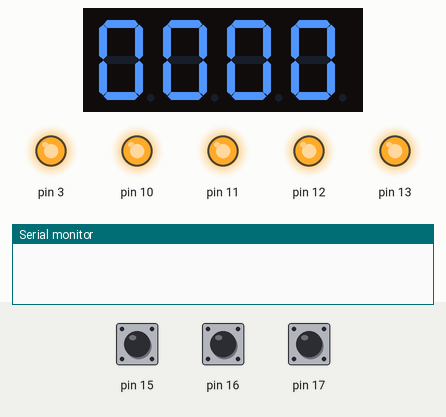
Recording of a sketch running on a simulated Arduino Uno, built with avr-gcc and run on an emulated ATmega328P. On the bench: 4-digit seven-segment display, output pins drawn as LEDs (lit = HIGH), the last lines printed to the serial monitor. Dashed ring = blinking. The inputs (shaded band) are chosen by the test bench; at power-on: pin 15 HIGH, pin 16 HIGH, pin 17 HIGH. Random numbers use the default seed unless the sketch sets one.

Above: at 1.2 s.
1.3 s: pin 15 pulled LOW for 0.15 s
At 1.91 s:
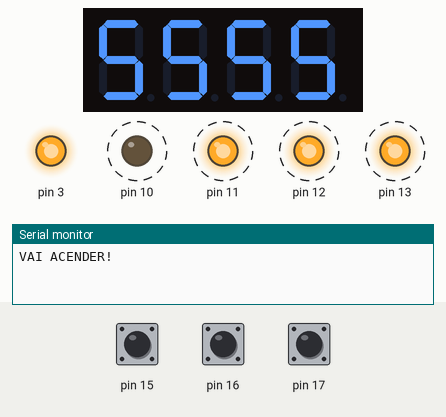
2.0 s: pin 15 pulled LOW for 1 s
At 2.21 s:
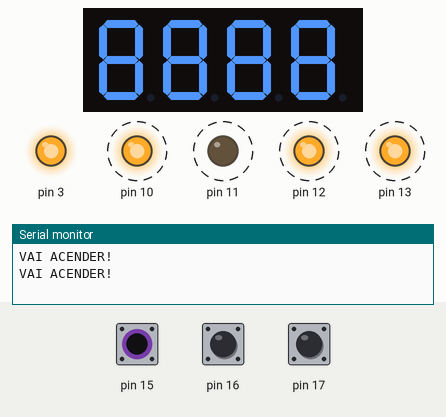
At 4.2 s:
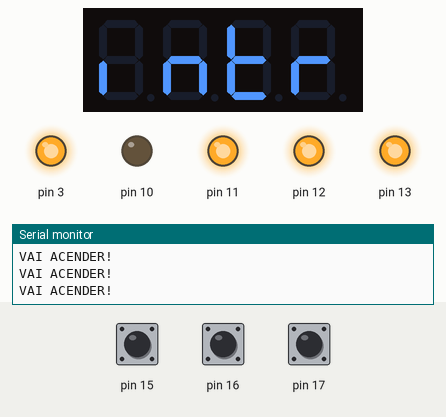
Timing chart, 0 to 5.7 s (numbered marks = the images above; inputs shaded):
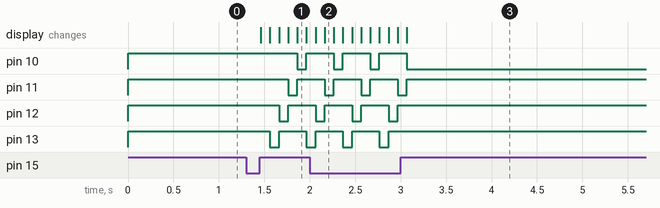

The sketch:

Trabalho4.ino
```cpp
#include <MultiFuncShield.h>
#include <TimerOne.h>

enum GeneratorStates
{
  GENERATOR_STARTED,
  GENERATOR_STOPPED
};

enum LEDModeValue
{
  LED_ALL_OFF,
  LED_1_ON,
  LED_2_ON,
  LED_3_ON,
  LED_4_ON
};

long randNumber;
long randNumberAux;
long unidade;
long dezena;
long centena;
long milhar;
long a = 0;
long b = 0;
long c = 0;
long d = 0;
char toDisplay[4];

bool inicio = true;
bool completo = false;
int seconds;
int tenths;


byte generatorState = GENERATOR_STOPPED;
byte ledModeValue = LED_ALL_OFF;

void inicializa(){
  randNumber = random(0, 10000);
  randNumberAux = randNumber;
  unidade = randNumberAux % 10;
  randNumberAux /= 10;
  dezena = randNumberAux % 10;
  randNumberAux /= 10;
  centena = randNumberAux % 10;
  randNumberAux /= 10;
  milhar = randNumberAux;
  unidade = unidade + '0';
  dezena = dezena + '0';
  centena = centena + '0';
  milhar = milhar + '0';
  completo = false;
}

void setup() {
  // put your setup code here, to run once:
  Timer1.initialize();
  MFS.initialize(&Timer1);
  randomSeed(analogRead(0));
  Serial.begin(9600);
}

void loop() {
  // put your main code here, to run repeatedly:
  byte btn = MFS.getButton();

  switch (generatorState)
  {

    case GENERATOR_STARTED:
    if(!completo){
        if(ledModeValue == LED_ALL_OFF){
        ledModeValue = LED_1_ON;
      }else if(ledModeValue == LED_1_ON){
        Serial.println("VAI ACENDER!");
        MFS.writeLeds(LED_4, OFF);
        MFS.writeLeds(LED_1, ON);
        ledModeValue = LED_2_ON;
      }else if(ledModeValue == LED_2_ON){
        MFS.writeLeds(LED_1, OFF);
        MFS.writeLeds(LED_2, ON);
        ledModeValue = LED_3_ON;
      }else if(ledModeValue == LED_3_ON){
        MFS.writeLeds(LED_2, OFF);
        MFS.writeLeds(LED_3, ON);
        ledModeValue = LED_4_ON;
      }else if(ledModeValue == LED_4_ON){
        MFS.writeLeds(LED_3, OFF);
        MFS.writeLeds(LED_4, ON);
        ledModeValue = LED_1_ON;
      }
    }


	//INICIA O CONTADOR
	tenths++;

	if (tenths == 10)
	{
		tenths = 0;
		seconds++;
	}

      if(seconds >= 1)
	  {
		  toDisplay[3] = unidade;
      }
	  else{
        a++;
        if (a == 10){
          a = 0;
        }
        toDisplay[3] = a + '0';
      }

      if(seconds >= 2){

		toDisplay[2] = dezena;

      }
	  else{
        b++;
        if (b == 10){
          b = 0;
        }
        toDisplay[2] = b + '0';
      }

      if (seconds >= 3){
        toDisplay[1] = centena;
      }
	  else{
        c++;
        if (c == 10){
          c = 0;
        }
        toDisplay[1] = c + '0';
      }

      if(seconds >= 4){
        toDisplay[0] = milhar;

      }
	  else{
        d++;
        if (d == 10){
          d = 0;
        }
        toDisplay[0] = d + '0';
      }

      if(seconds >= 5){
        completo = true;
        MFS.writeLeds(LED_1, OFF);
        MFS.writeLeds(LED_2, OFF);
        MFS.writeLeds(LED_3, OFF);
        MFS.writeLeds(LED_4, OFF);
        MFS.blinkDisplay(DIGIT_ALL, ON);
      }


      MFS.write(toDisplay);

      if (btn == BUTTON_1_SHORT_RELEASE && !completo) {
        MFS.write("intr");
        generatorState = GENERATOR_STOPPED;
      }

      if (btn == BUTTON_1_SHORT_RELEASE && completo) {
        inicio = true;
        MFS.blinkDisplay(DIGIT_ALL, OFF);
        generatorState = GENERATOR_STOPPED;
      }


      delay(100);

      break;
    case GENERATOR_STOPPED:

      if(inicio == true){
        MFS.write("0000");
      }

		//PAUSA O CONTADOR
      if (btn == BUTTON_1_SHORT_RELEASE) {
        if(inicio == true)
		    {
			    inicio = false;
          inicializa();
			    tenths = 0;
			    seconds = 0;
		    }

		    generatorState = GENERATOR_STARTED;

      }
      break;
  }

}
```

Measured:
- after the input at 1.3 s, pin 10: HIGH → LOW after 0.56 s, → HIGH 0.10 s later; pin 11: HIGH → LOW after 0.46 s, → HIGH 0.10 s later; pin 12: HIGH → LOW after 0.36 s, → HIGH 0.10 s later; pin 13: HIGH → LOW after 0.26 s, → HIGH 0.10 s later, → LOW 0.30 s later; the display: first changes after 0.16 s (image 1 shows a later state)
